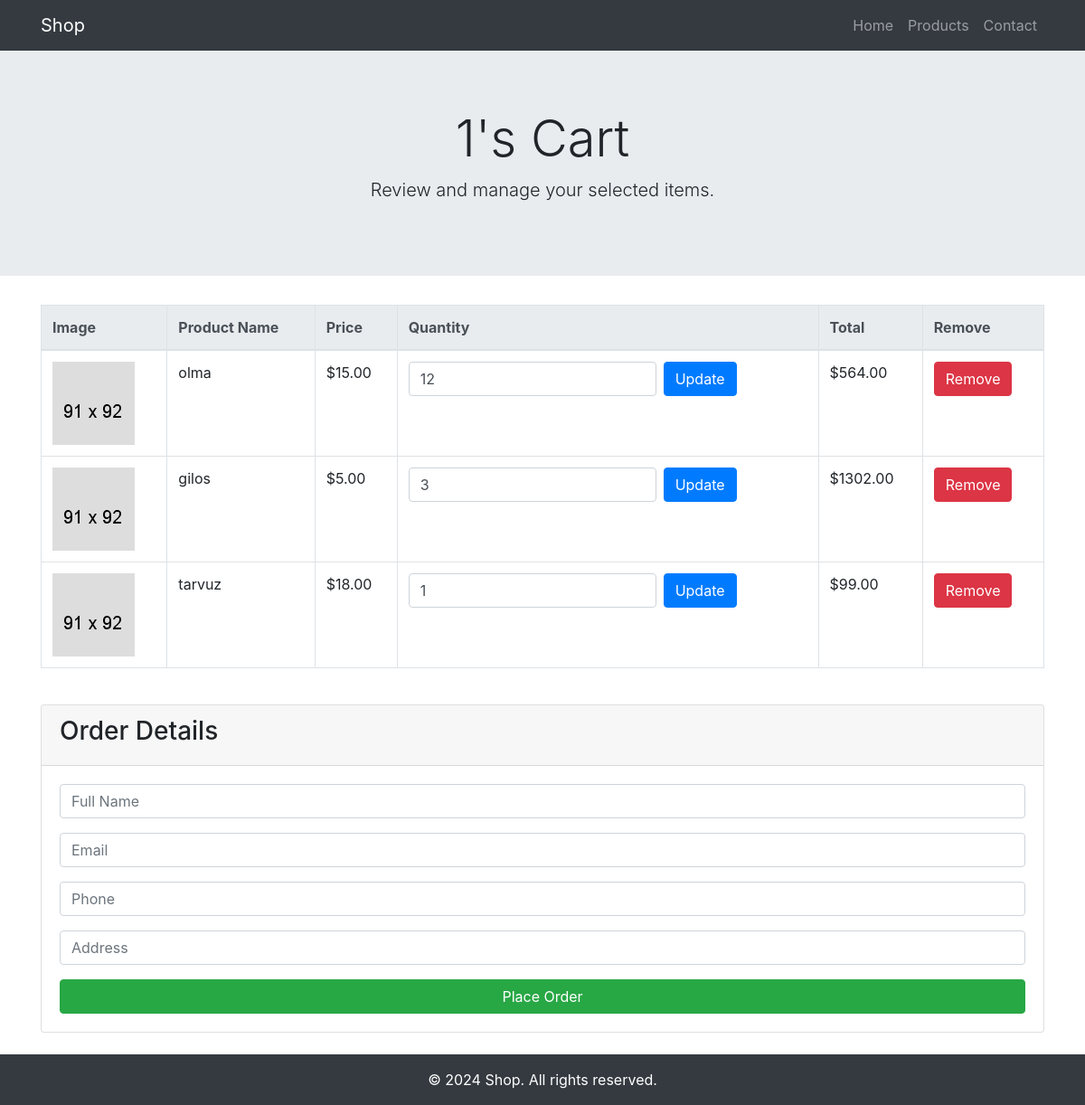
Screenshot of /main/user/mycart/ (signed in) with the database file from the repository.
### Goods/models.py (models this page shows, shortened)
class Cart(models.Model):
    author = models.ForeignKey(User, on_delete=models.SET_NULL, null=True, related_name='carts')
    is_active = models.BooleanField(default=True)
    shopping_date = models.DateTimeField(blank=True, null=True)

class CartProduct(models.Model):
    productImg = models.ForeignKey(ProductImg, on_delete=models.SET_NULL, null=True, related_name='cart_products')
    product = models.ForeignKey(Product, on_delete=models.SET_NULL, null=True)
    cart = models.ForeignKey(Cart, on_delete=models.CASCADE, related_name='cart_products')
    quantity = models.PositiveIntegerField(default=1)
    total_price = models.DecimalField(max_digits=10, decimal_places=2, blank=True, null=True)

class Product(models.Model):
    name = models.CharField(max_length=255)
    quantity = models.PositiveIntegerField(default=1)
    price = models.DecimalField(max_digits=8, decimal_places=2)
    category = models.ForeignKey(Category, on_delete=models.CASCADE, related_name='products')
    description = models.TextField()

### Goods/user/views.py (the view)
# urls.py: path('mycart/', views.myCart, name='mycart'),
def myCart(request):
    cart,_ = models.Cart.objects.get_or_create(author=request.user, is_active=True)
    cartProduct = models.CartProduct.objects.filter(cart=cart)
    context = {}
    context['cart']=cart
    context['cartpro']=cartProduct
    return render(request, 'user/detail.html', context)

### templates/user/detail.html (shortened to what this page needs)
<!DOCTYPE html>
{% load static %}
<html lang="en">
<head>
    <link href="https://stackpath.bootstrapcdn.com/bootstrap/4.5.2/css/bootstrap.min.css" rel="stylesheet">
</head>
<body>
    <nav class="navbar navbar-expand-lg navbar-dark bg-dark">
        <div class="container">
            <a class="navbar-brand" href="{% url 'index' %}">Shop</a>
            <div class="collapse navbar-collapse" id="navbarNav">
                <ul class="navbar-nav ml-auto">
                    <li class="nav-item">
                        <a class="nav-link" href="{% url 'index' %}">Home</a>
                    </li>
                    <li class="nav-item">
                        <a class="nav-link" href="#">Products</a>
                    </li>
                    <li class="nav-item">
                        <a class="nav-link" href="#">Contact</a>
                    </li>
                </ul>
            </div>
        </div>
    </nav>
    <div class="jumbotron jumbotron-fluid text-center">
        <div class="container">
            <h1 class="display-4">{{ cart.author.username }}'s Cart</h1>
            <p class="lead">Review and manage your selected items.</p>
        </div>
    </div>
    <div class="container mt-4">
        <div class="table-responsive">
            <table class="table table-bordered table-hover">
                <thead class="thead-light">
                    <tr>
                        <th>Image</th>
                        <th>Product Name</th>
                        <th>Price</th>
                        <th>Quantity</th>
                        <th>Total</th>
                        <th>Remove</th>
                    </tr>
                </thead>
                <tbody>
                    {% for pro in cartpro %}
                    <tr>
                        <td>
                            <a href="#"><img width="91" height="91" src="{% static 'assets/img/cart/cat-img-1.png' %}" alt="Image" class="img-fluid"></a>
                        </td>
                        <td>{{ pro.product.name }}</td>
                        <td>${{ pro.product.price }}</td>
                        <td>
                            <form action="{% url 'substract' pro.id %}" method="POST" class="form-inline">
                                <input type="number" value="{{ pro.quantity }}" name="quantity" min="0" class="form-control mr-2">
                                <button type="submit" class="btn btn-primary">Update</button>
                            </form>
                        </td>
                        <td>${{ pro.total_price }}</td>
                        <td>
                            <a href="{% url 'delete' pro.id %}" class="btn btn-danger">Remove</a>
                        </td>
                    </tr>
                    {% endfor %}
                </tbody>
            </table>
        </div>
        <div class="card mt-4">
            <div class="card-header">
                <h3>Order Details</h3>
            </div>
            <div class="card-body">
                <form action="{% url 'createOrder' cart.id %}" method="post">
                    <div class="form-group">
                        <input type="text" name="full_name" placeholder="Full Name" class="form-control">
                    </div>
                    <div class="form-group">
                        <input type="email" name="email" placeholder="Email" class="form-control">
                    </div>
                    <div class="form-group">
                        <input type="text" name="phone" placeholder="Phone" class="form-control">
                    </div>
                    <div class="form-group">
                        <input type="text" name="address" placeholder="Address" class="form-control">
                    </div>
                    <button type="submit" class="btn btn-success btn-block">Place Order</button>
                </form>
            </div>
        </div>
    </div>
    <footer class="bg-dark text-white text-center py-3 mt-4">
        <div class="container">
            <p class="mb-0">© 2024 Shop. All rights reserved.</p>
        </div>
    </footer>
</body>
</html>

### rows the page displays
Cart: author.username "1"
CartProduct: product.name "olma", product.price "15.00", quantity "12", total_price "564.00"
CartProduct: product.name "gilos", product.price "5.00", quantity "3", total_price "1302.00"
CartProduct: product.name "tarvuz", product.price "18.00", quantity "1", total_price "99.00"
